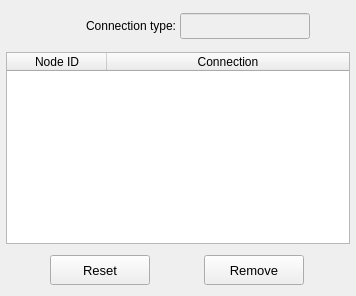
           <widget class="QWidget" name="tab_list">
            <attribute name="title">
             <string>List</string>
            </attribute>
            <layout class="QGridLayout" name="gridLayout_9">
             <property name="leftMargin">
              <number>2</number>
             </property>
             <property name="topMargin">
              <number>6</number>
             </property>
             <property name="rightMargin">
              <number>2</number>
             </property>
             <property name="bottomMargin">
              <number>2</number>
             </property>
             <property name="spacing">
              <number>2</number>
             </property>
             <item row="0" column="0">
              <widget class="QFrame" name="frame_remove_selection">
               <property name="minimumSize">
                <size>
                 <width>0</width>
                 <height>40</height>
                </size>
               </property>
               <property name="maximumSize">
                <size>
                 <width>16777215</width>
                 <height>72</height>
                </size>
               </property>
               <property name="frameShape">
                <enum>QFrame::NoFrame</enum>
               </property>
               <property name="frameShadow">
                <enum>QFrame::Raised</enum>
               </property>
               <layout class="QGridLayout" name="gridLayout_5">
                <property name="leftMargin">
                 <number>4</number>
                </property>
                <property name="topMargin">
                 <number>4</number>
                </property>
                <property name="rightMargin">
                 <number>4</number>
                </property>
                <property name="bottomMargin">
                 <number>4</number>
                </property>
                <property name="spacing">
                 <number>4</number>
                </property>
                <item row="1" column="2">
                 <widget class="QLineEdit" name="lineEdit_connection_type">
                  <property name="enabled">
                   <bool>false</bool>
                  </property>
                  <property name="minimumSize">
                   <size>
                    <width>130</width>
                    <height>0</height>
                   </size>
                  </property>
                  <property name="maximumSize">
                   <size>
                    <width>130</width>
                    <height>26</height>
                   </size>
                  </property>
                  <property name="focusPolicy">
                   <enum>Qt::ClickFocus</enum>
                  </property>
                  <property name="styleSheet">
                   <string notr="true"/>
                  </property>
                  <property name="alignment">
                   <set>Qt::AlignCenter</set>
                  </property>
                 </widget>
                </item>
                <item row="1" column="1">
                 <widget class="QLabel" name="label_3">
                  <property name="minimumSize">
                   <size>
                    <width>130</width>
                    <height>0</height>
                   </size>
                  </property>
                  <property name="maximumSize">
                   <size>
                    <width>130</width>
                    <height>16777215</height>
                   </size>
                  </property>
                  <property name="text">
                   <string>Connection type:</string>
                  </property>
                  <property name="alignment">
                   <set>Qt::AlignRight|Qt::AlignTrailing|Qt::AlignVCenter</set>
                  </property>
                 </widget>
                </item>
                <item row="1" column="0">
                 <spacer name="horizontalSpacer_7">
                  <property name="orientation">
                   <enum>Qt::Horizontal</enum>
                  </property>
                  <property name="sizeHint" stdset="0">
                   <size>
                    <width>40</width>
                    <height>20</height>
                   </size>
                  </property>
                 </spacer>
                </item>
                <item row="1" column="3">
                 <spacer name="horizontalSpacer_8">
                  <property name="orientation">
                   <enum>Qt::Horizontal</enum>
                  </property>
                  <property name="sizeHint" stdset="0">
                   <size>
                    <width>40</width>
                    <height>20</height>
                   </size>
                  </property>
                 </spacer>
                </item>
               </layout>
              </widget>
             </item>
             <item row="1" column="0">
              <widget class="QFrame" name="frame_treeWidget">
               <property name="frameShape">
                <enum>QFrame::NoFrame</enum>
               </property>
               <property name="frameShadow">
                <enum>QFrame::Raised</enum>
               </property>
               <layout class="QGridLayout" name="gridLayout_8">
                <property name="leftMargin">
                 <number>4</number>
                </property>
                <property name="topMargin">
                 <number>4</number>
                </property>
                <property name="rightMargin">
                 <number>4</number>
                </property>
                <property name="bottomMargin">
                 <number>0</number>
                </property>
                <property name="spacing">
                 <number>4</number>
                </property>
                <item row="1" column="0">
                 <widget class="QTreeWidget" name="treeWidget_compressor_excitation">
                  <property name="minimumSize">
                   <size>
                    <width>0</width>
                    <height>0</height>
                   </size>
                  </property>
                  <property name="maximumSize">
                   <size>
                    <width>1000</width>
                    <height>1000</height>
                   </size>
                  </property>
                  <property name="font">
                   <font>
                    <pointsize>9</pointsize>
                    <weight>50</weight>
                    <italic>false</italic>
                    <bold>false</bold>
                   </font>
                  </property>
                  <property name="frameShape">
                   <enum>QFrame::StyledPanel</enum>
                  </property>
                  <property name="frameShadow">
                   <enum>QFrame::Sunken</enum>
                  </property>
                  <property name="indentation">
                   <number>0</number>
                  </property>
                  <column>
                   <property name="text">
                    <string>Node ID</string>
                   </property>
                   <property name="font">
                    <font>
                     <family>MS Shell Dlg 2</family>
                     <pointsize>9</pointsize>
                     <weight>50</weight>
                     <italic>false</italic>
                     <bold>false</bold>
                    </font>
                   </property>
                   <property name="textAlignment">
                    <set>AlignCenter</set>
                   </property>
                  </column>
                  <column>
                   <property name="text">
                    <string>Connection</string>
                   </property>
                   <property name="font">
                    <font>
                     <family>MS Shell Dlg 2</family>
                     <pointsize>9</pointsize>
                     <weight>50</weight>
                     <italic>false</italic>
                     <bold>false</bold>
                    </font>
                   </property>
                   <property name="textAlignment">
                    <set>AlignCenter</set>
                   </property>
                  </column>
                 </widget>
                </item>
               </layout>
              </widget>
             </item>
             <item row="2" column="0">
              <widget class="QFrame" name="frame_remove_buttons">
               <property name="minimumSize">
                <size>
                 <width>0</width>
                 <height>48</height>
                </size>
               </property>
               <property name="maximumSize">
                <size>
                 <width>16777215</width>
                 <height>48</height>
                </size>
               </property>
               <property name="frameShape">
                <enum>QFrame::NoFrame</enum>
               </property>
               <property name="frameShadow">
                <enum>QFrame::Raised</enum>
               </property>
               <layout class="QGridLayout" name="gridLayout_7">
                <property name="leftMargin">
                 <number>0</number>
                </property>
                <property name="topMargin">
                 <number>0</number>
                </property>
                <property name="rightMargin">
                 <number>0</number>
                </property>
                <property name="bottomMargin">
                 <number>0</number>
                </property>
                <item row="0" column="1">
                 <widget class="QPushButton" name="pushButton_remove">
                  <property name="minimumSize">
                   <size>
                    <width>100</width>
                    <height>30</height>
                   </size>
                  </property>
                  <property name="maximumSize">
                   <size>
                    <width>100</width>
                    <height>30</height>
                   </size>
                  </property>
                  <property name="font">
                   <font>
                    <pointsize>10</pointsize>
                   </font>
                  </property>
                  <property name="styleSheet">
                   <string notr="true"/>
                  </property>
                  <property name="text">
                   <string>Remove</string>
                  </property>
                  <property name="autoDefault">
                   <bool>false</bool>
                  </property>
                  <property name="status" stdset="0">
                   <string>danger</string>
                  </property>
                 </widget>
                </item>
                <item row="0" column="0">
                 <widget class="QPushButton" name="pushButton_reset">
                  <property name="minimumSize">
                   <size>
                    <width>100</width>
                    <height>30</height>
                   </size>
                  </property>
                  <property name="maximumSize">
                   <size>
                    <width>100</width>
                    <height>30</height>
                   </size>
                  </property>
                  <property name="font">
                   <font>
                    <pointsize>10</pointsize>
                   </font>
                  </property>
                  <property name="styleSheet">
                   <string notr="true"/>
                  </property>
                  <property name="text">
                   <string>Reset</string>
                  </property>
                  <property name="autoDefault">
                   <bool>false</bool>
                  </property>
                 </widget>
                </item>
               </layout>
              </widget>
             </item>
            </layout>
           </widget>
